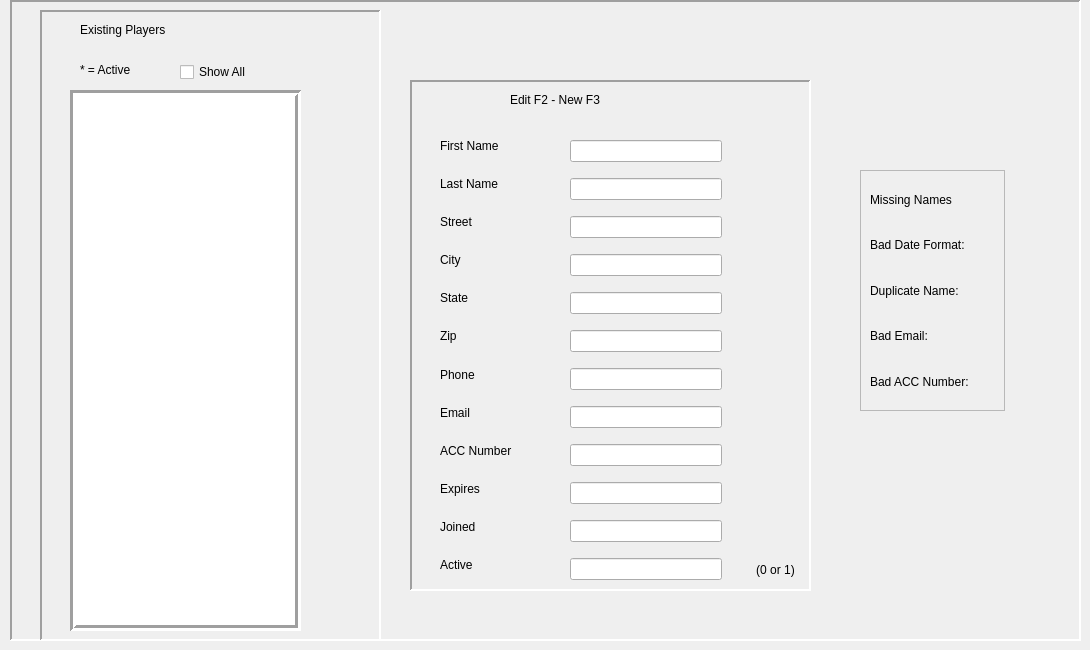
    <widget class="QWidget" name="playersTab">
     <property name="autoFillBackground">
      <bool>true</bool>
     </property>
     <attribute name="title">
      <string>Players</string>
     </attribute>
     <widget class="QFrame" name="playerTabPanel">
      <property name="geometry">
       <rect>
        <x>10</x>
        <y>0</y>
        <width>1071</width>
        <height>641</height>
       </rect>
      </property>
      <property name="autoFillBackground">
       <bool>true</bool>
      </property>
      <property name="frameShape">
       <enum>QFrame::Shape::Panel</enum>
      </property>
      <property name="frameShadow">
       <enum>QFrame::Shadow::Sunken</enum>
      </property>
      <property name="lineWidth">
       <number>2</number>
      </property>
      <widget class="QFrame" name="newPlayerFrame">
       <property name="geometry">
        <rect>
         <x>400</x>
         <y>80</y>
         <width>401</width>
         <height>511</height>
        </rect>
       </property>
       <property name="autoFillBackground">
        <bool>true</bool>
       </property>
       <property name="frameShape">
        <enum>QFrame::Shape::Panel</enum>
       </property>
       <property name="frameShadow">
        <enum>QFrame::Shadow::Sunken</enum>
       </property>
       <property name="lineWidth">
        <number>2</number>
       </property>
       <widget class="QLabel" name="lb_newPlayerLabel">
        <property name="geometry">
         <rect>
          <x>100</x>
          <y>10</y>
          <width>191</width>
          <height>20</height>
         </rect>
        </property>
        <property name="text">
         <string>Edit F2 - New F3</string>
        </property>
       </widget>
       <widget class="QWidget" name="layoutWidget">
        <property name="geometry">
         <rect>
          <x>30</x>
          <y>50</y>
          <width>111</width>
          <height>451</height>
         </rect>
        </property>
        <layout class="QVBoxLayout" name="verticalLayout">
         <item>
          <widget class="QLabel" name="firstNameLabel">
           <property name="enabled">
            <bool>true</bool>
           </property>
           <property name="autoFillBackground">
            <bool>true</bool>
           </property>
           <property name="text">
            <string>First Name</string>
           </property>
           <property name="scaledContents">
            <bool>false</bool>
           </property>
          </widget>
         </item>
         <item>
          <widget class="QLabel" name="lastNameLabel">
           <property name="text">
            <string>Last Name</string>
           </property>
          </widget>
         </item>
         <item>
          <widget class="QLabel" name="streetLabel">
           <property name="text">
            <string>Street</string>
           </property>
          </widget>
         </item>
         <item>
          <widget class="QLabel" name="cityLabel">
           <property name="text">
            <string>City</string>
           </property>
          </widget>
         </item>
         <item>
          <widget class="QLabel" name="stateLabel">
           <property name="text">
            <string>State</string>
           </property>
          </widget>
         </item>
         <item>
          <widget class="QLabel" name="zipLabel">
           <property name="text">
            <string>Zip</string>
           </property>
          </widget>
         </item>
         <item>
          <widget class="QLabel" name="phoneLabel">
           <property name="text">
            <string>Phone</string>
           </property>
          </widget>
         </item>
         <item>
          <widget class="QLabel" name="emailLabel">
           <property name="text">
            <string>Email</string>
           </property>
          </widget>
         </item>
         <item>
          <widget class="QLabel" name="accNumberLabel">
           <property name="text">
            <string>ACC Number</string>
           </property>
          </widget>
         </item>
         <item>
          <widget class="QLabel" name="expiresLabel">
           <property name="text">
            <string>Expires</string>
           </property>
          </widget>
         </item>
         <item>
          <widget class="QLabel" name="joinedLabel">
           <property name="text">
            <string>Joined</string>
           </property>
          </widget>
         </item>
         <item>
          <widget class="QLabel" name="activeLabel">
           <property name="text">
            <string>Active</string>
           </property>
           <property name="alignment">
            <set>Qt::AlignmentFlag::AlignLeading|Qt::AlignmentFlag::AlignLeft|Qt::AlignmentFlag::AlignVCenter</set>
           </property>
          </widget>
         </item>
        </layout>
       </widget>
       <widget class="QLabel" name="label">
        <property name="geometry">
         <rect>
          <x>330</x>
          <y>479</y>
          <width>71</width>
          <height>21</height>
         </rect>
        </property>
        <property name="text">
         <string>(0 or 1)</string>
        </property>
        <property name="alignment">
         <set>Qt::AlignmentFlag::AlignCenter</set>
        </property>
       </widget>
      </widget>
      <widget class="QFrame" name="existingPlayersPanel">
       <property name="geometry">
        <rect>
         <x>30</x>
         <y>10</y>
         <width>341</width>
         <height>631</height>
        </rect>
       </property>
       <property name="autoFillBackground">
        <bool>true</bool>
       </property>
       <property name="frameShape">
        <enum>QFrame::Shape::Panel</enum>
       </property>
       <property name="frameShadow">
        <enum>QFrame::Shadow::Sunken</enum>
       </property>
       <property name="lineWidth">
        <number>2</number>
       </property>
       <widget class="QLabel" name="existingPlayersLabel">
        <property name="geometry">
         <rect>
          <x>40</x>
          <y>10</y>
          <width>211</width>
          <height>20</height>
         </rect>
        </property>
        <property name="text">
         <string>Existing Players</string>
        </property>
       </widget>
       <widget class="QLabel" name="activePlayerLabel">
        <property name="geometry">
         <rect>
          <x>40</x>
          <y>50</y>
          <width>81</width>
          <height>20</height>
         </rect>
        </property>
        <property name="text">
         <string>* = Active</string>
        </property>
       </widget>
       <widget class="QCheckBox" name="showAllPlayers">
        <property name="geometry">
         <rect>
          <x>140</x>
          <y>50</y>
          <width>87</width>
          <height>24</height>
         </rect>
        </property>
        <property name="text">
         <string>Show All</string>
        </property>
       </widget>
       <widget class="QListWidget" name="listOfPlayers">
        <property name="enabled">
         <bool>true</bool>
        </property>
        <property name="geometry">
         <rect>
          <x>30</x>
          <y>80</y>
          <width>231</width>
          <height>541</height>
         </rect>
        </property>
        <property name="mouseTracking">
         <bool>false</bool>
        </property>
        <property name="frameShape">
         <enum>QFrame::Shape::Box</enum>
        </property>
        <property name="lineWidth">
         <number>3</number>
        </property>
        <property name="verticalScrollBarPolicy">
         <enum>Qt::ScrollBarPolicy::ScrollBarAsNeeded</enum>
        </property>
        <property name="horizontalScrollBarPolicy">
         <enum>Qt::ScrollBarPolicy::ScrollBarAlwaysOff</enum>
        </property>
        <property name="editTriggers">
         <set>QAbstractItemView::EditTrigger::AnyKeyPressed|QAbstractItemView::EditTrigger::CurrentChanged|QAbstractItemView::EditTrigger::DoubleClicked</set>
        </property>
        <property name="selectionRectVisible">
         <bool>true</bool>
        </property>
        <property name="sortingEnabled">
         <bool>false</bool>
        </property>
       </widget>
      </widget>
      <widget class="QWidget" name="layoutWidget">
       <property name="geometry">
        <rect>
         <x>560</x>
         <y>130</y>
         <width>152</width>
         <height>461</height>
        </rect>
       </property>
       <layout class="QVBoxLayout" name="verticalLayout_2">
        <property name="sizeConstraint">
         <enum>QLayout::SizeConstraint::SetNoConstraint</enum>
        </property>
        <item>
         <widget class="QLineEdit" name="le_firstNameEntry"/>
        </item>
        <item>
         <widget class="QLineEdit" name="le_lastNameEntry"/>
        </item>
        <item>
         <widget class="QLineEdit" name="le_streetEntry"/>
        </item>
        <item>
         <widget class="QLineEdit" name="le_cityEntry"/>
        </item>
        <item>
         <widget class="QLineEdit" name="le_stateEntry"/>
        </item>
        <item>
         <widget class="QLineEdit" name="le_zipEntry"/>
        </item>
        <item>
         <widget class="QLineEdit" name="le_phoneEntry"/>
        </item>
        <item>
         <widget class="QLineEdit" name="le_emailEntry"/>
        </item>
        <item>
         <widget class="QLineEdit" name="le_accNumberEntry"/>
        </item>
        <item>
         <widget class="QLineEdit" name="le_expiresEntry"/>
        </item>
        <item>
         <widget class="QLineEdit" name="le_joinedEntry"/>
        </item>
        <item>
         <widget class="QLineEdit" name="le_activeEntry"/>
        </item>
       </layout>
      </widget>
      <widget class="QFrame" name="frame_2">
       <property name="geometry">
        <rect>
         <x>850</x>
         <y>170</y>
         <width>145</width>
         <height>241</height>
        </rect>
       </property>
       <property name="frameShape">
        <enum>QFrame::Shape::StyledPanel</enum>
       </property>
       <property name="frameShadow">
        <enum>QFrame::Shadow::Raised</enum>
       </property>
       <layout class="QVBoxLayout" name="verticalLayout_4">
        <item>
         <widget class="QLabel" name="lb_missingNames">
          <property name="text">
           <string>Missing Names</string>
          </property>
         </widget>
        </item>
        <item>
         <widget class="QLabel" name="lb_badPlayerDateError">
          <property name="text">
           <string>Bad Date Format:</string>
          </property>
         </widget>
        </item>
        <item>
         <widget class="QLabel" name="lb_duplicatePlayerNameError">
          <property name="text">
           <string>Duplicate Name:</string>
          </property>
         </widget>
        </item>
        <item>
         <widget class="QLabel" name="lb_badPlayerEmailError">
          <property name="text">
           <string>Bad Email:</string>
          </property>
         </widget>
        </item>
        <item>
         <widget class="QLabel" name="lb_badPlayerAccNumberError">
          <property name="text">
           <string>Bad ACC Number:</string>
          </property>
         </widget>
        </item>
       </layout>
      </widget>
     </widget>
    </widget>
